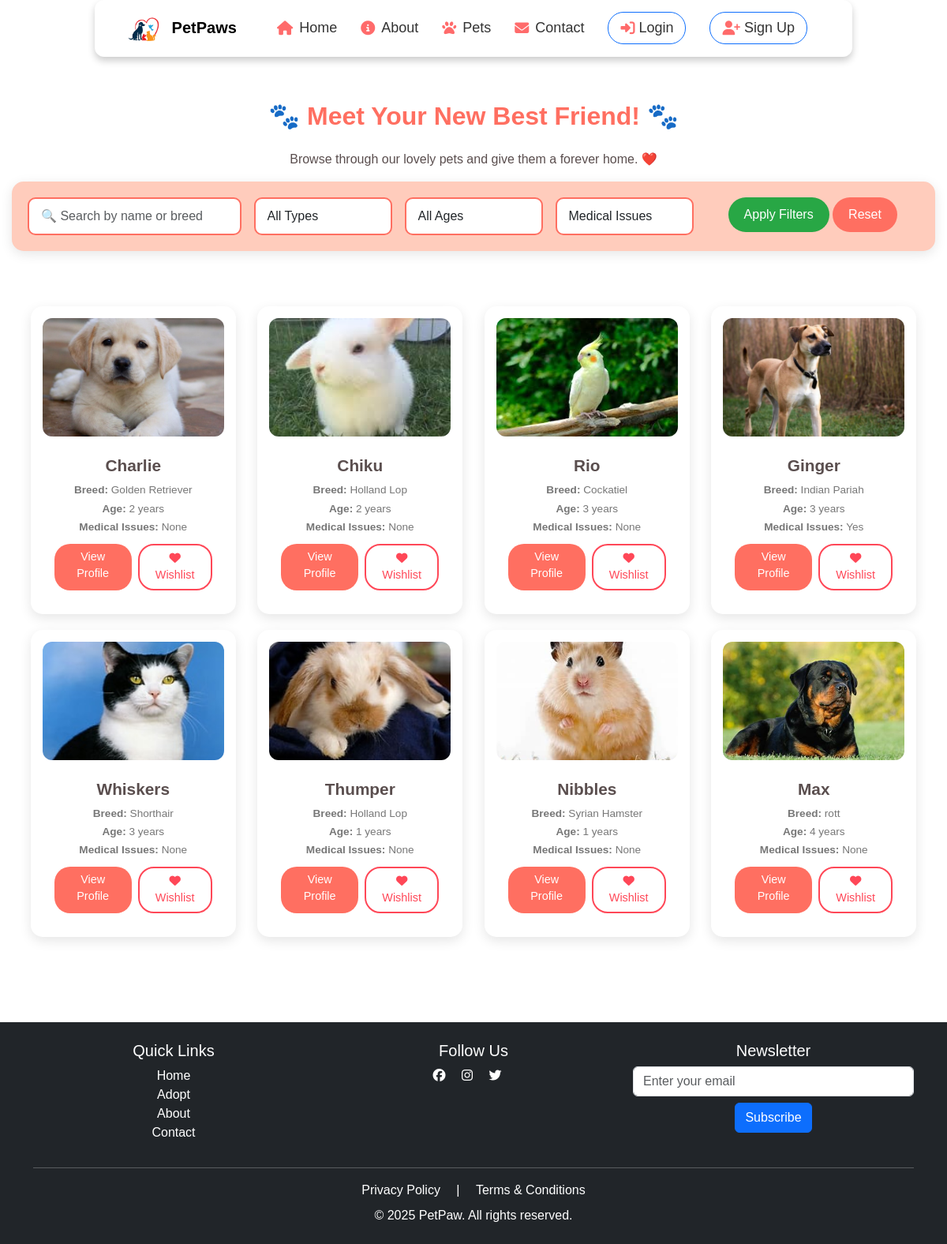
/pets, run on the app's committed database.
### app.py (models this page shows, shortened)
class Pet(db.Model):
    id = db.Column(db.Integer, primary_key=True)
    name = db.Column(db.String(100), nullable=False)
    breed = db.Column(db.String(100), nullable=False)
    age = db.Column(db.Integer, nullable=False)
    description = db.Column(db.Text, nullable=True)
    image_filename = db.Column(db.String(255), nullable=True, default="default_pet.jpg")  # Default image if none uploaded
    status = db.Column(db.String(50), default="Available")  # Available, Adopted, etc.
    owner_id = db.Column(db.Integer, db.ForeignKey("user.id"), nullable=False)  # Link to User table
    medical_issues = db.Column(db.String(255), nullable=True)  # Any medical issues (Yes/No + Description)
    pet_type = db.Column(db.String(50), nullable=False)  # Dropdown (Dog, Cat, Bird, Horse, Other)
    other_pet_type = db.Column(db.String(100), nullable=True)  # If "Other" is selected
    address = db.Column(db.String(255), nullable=False)  # Pet's location
    owner = db.relationship("User", backref="pets")

### app.py (the view)
@app.route("/pets")
def pets():
    all_pets = Pet.query.all()
    return render_template("pets.html", pets=all_pets)

### templates/pets.html (shortened to what this page needs)
{% extends "base.html" %}
{% block content %}
<link rel="stylesheet" href="{{ url_for('static', filename='petstyles.css') }}">
<div class="container my-5">
    <h2 class="text-center mb-4">🐾 Meet Your New Best Friend! 🐾</h2>
    <p class="text-center text-muted">Browse through our lovely pets and give them a forever home. ❤️</p>
    <div class="filter-container">
        <div class="row g-3">
            <div class="col-md-3">
                <input type="text" id="searchPet" class="form-control" placeholder="🔍 Search by name or breed">
            </div>
            <div class="col-md-2">
                <select id="filterType" class="form-select">
                    <option value="">All Types</option>
                </select>
            </div>
            <div class="col-md-2">
                <select id="filterAge" class="form-select">
                    <option value="">All Ages</option>
                </select>
            </div>
            <div class="col-md-2">
                <select id="filterMedical" class="form-select">
                    <option value="">Medical Issues</option>
                </select>
            </div>
            <div class="col-md-3 text-center">
                <button onclick="filterPets()" class="apply-btn btn">Apply Filters</button>
                <button onclick="resetFilters()" class="reset-btn btn">Reset</button>
            </div>
        </div>
    </div>
    <div class="pets-container" id="petGrid">
        {% for pet in pets %}
        <div class="pet-card"
             data-name="{{ pet.name.lower() }}"
             data-breed="{{ pet.breed.lower() }}"
             data-type="{{ pet.pet_type }}"
             data-age="{{ pet.age }}"
             data-medical="{{ pet.medical_issues }}">
            <img src="{{ url_for('static', filename='images/' + pet.image_filename) }}" alt="{{ pet.name }}">
            <div class="card-body">
                <h5 class="pet-name">{{ pet.name }}</h5>
                <p><strong>Breed:</strong> {{ pet.breed }}</p>
                <p><strong>Age:</strong> {{ pet.age }} years</p>
                <p><strong>Medical Issues:</strong> {{ pet.medical_issues if pet.medical_issues else "None" }}</p>
                <div class="button-group">
                    <a href="{{ url_for('pet_profile', id=pet.id) }}" class="btn btn-primary">View Profile</a>
                    <a href="{{ url_for('add_to_wishlist', pet_id=pet.id) }}" class="btn btn-outline-danger">
                        <i class="fas fa-heart"></i> Wishlist
                    </a>
                </div>
            </div>
        </div>
        {% endfor %}
    </div>
</div>
{% endblock %}

### templates/base.html (shortened to what this page needs)
<!DOCTYPE html>
<html lang="en">
  <head>
    <link rel="stylesheet" href="https://cdn.jsdelivr.net/npm/bootstrap@5.3.3/dist/css/bootstrap.min.css">
    <link rel="stylesheet" href="{{ url_for('static', filename='styles.css') }}">
  </head>
  <body>
    <nav class="navbar navbar-expand-lg navbar-light fixed-top">
      <div class="container">
        <div class="logo">
          <a class="navbar-brand" href="/">
              <img src="{{ url_for('static', filename='images/logo.png') }}" alt="PetPaw Logo" width="40">
              PetPaws
          </a>
        </div>
          <div class="collapse navbar-collapse" id="navbarNav">
              <ul class="navbar-nav ms-auto nav-links">
                  <li class="nav-item"><a class="nav-links" href="/"><i class="fas fa-home"></i> Home</a></li>
                  <li class="nav-item"><a class="nav-links" href="/about"><i class="fas fa-info-circle"></i> About</a></li>
                  <li class="nav-item"><a class="nav-links" href="/pets"><i class="fas fa-paw"></i> Pets</a></li>
                  <li class="nav-item"><a class="nav-links" href="/contact"><i class="fas fa-envelope"></i> Contact</a></li>
                  {% if current_user.is_authenticated %}
                      <li class="nav-item"><a class="nav-links" href="/wishlist"><i class="fas fa-heart"></i> Wishlist</a></li>
                      <li class="nav-item"><a class="nav-links" href="/profile"><i class="fas fa-user"></i> Profile</a></li>
                      <li class="nav-item"><a class="nav-links btn btn-danger" href="/logout"><i class="fas fa-sign-out-alt"></i> Logout</a></li>
                  {% else %}
                      <li class="nav-item"><a class="nav-links btn btn-primary" href="/login"><i class="fas fa-sign-in-alt"></i> Login</a></li>
                      <li class="nav-item"><a class="nav-links btn btn-outline-primary" href="/register"><i class="fas fa-user-plus"></i> Sign Up</a></li>
                  {% endif %}
              </ul>
          </div>
      </div>
  </nav>
  <div class="content-wrapper">
    {% block content %} {% endblock %}
</div>
<footer class="bg-dark text-white text-center py-4">
  <div class="container">
      <div class="row">
          <div class="col-md-4 footer-links">
              <h5>Quick Links</h5>
              <ul class="list-unstyled">
                  <li><a href="/" class="text-white">Home</a></li>
                  <li><a href="/adopt" class="text-white">Adopt</a></li>
                  <li><a href="/about" class="text-white">About</a></li>
                  <li><a href="/contact" class="text-white">Contact</a></li>
              </ul>
          </div>
          <div class="col-md-4">
              <h5>Follow Us</h5>
              <a href="#" class="text-white me-3"><i class="fab fa-facebook"></i></a>
              <a href="#" class="text-white me-3"><i class="fab fa-instagram"></i></a>
              <a href="#" class="text-white me-3"><i class="fab fa-twitter"></i></a>
          </div>
          <div class="col-md-4">
              <h5>Newsletter</h5>
              <form>
                  <input type="email" class="form-control mb-2" placeholder="Enter your email">
                  <button class="btn btn-primary">Subscribe</button>
              </form>
          </div>
      </div>
      <hr class="bg-light">
      <div class="mt-3">
          <a href="/privacy" class="text-white me-3">Privacy Policy</a> |
          <a href="/terms" class="text-white ms-3">Terms & Conditions</a>
      </div>
      <p class="mb-0 mt-2">&copy; 2025 PetPaw. All rights reserved.</p>
  </div>
</footer>
  </body>
</html>

### static/styles.css (style rules this page uses)
body { font-family: 'Poppins', sans-serif; background-color: #f8f9fa; color: #333; transition: background-color 0.3s ease-in-out; }
.logo { display: flex; align-items: center; font-size: 22px; font-weight: 600; color: #333; }
.logo img { width: 50px; height: auto; margin-right: 10px; }
footer { background: #222; color: white; padding: 30px 0; transition: background-color 0.3s ease-in-out; }
footer a { color: #ff9a9e; text-decoration: none; }
* { margin: 0; padding: 0; box-sizing: border-box; font-family: 'Poppins', sans-serif; }
body { margin: 0; padding: 0; background: #ffffff; position: relative; min-height: 100vh; }
.navbar { position: fixed; top: 0; left: 50%; transform: translateX(-50%); width: 80%; background: #fff; padding: 15px 30px; border-radius: 12px; box-shadow: 0 5px 10px rgba(0,0,0,0.2); transition: top 0.3s ease-in-out; z-index: 1000; }
.logo img { width: 40px; margin-right: 10px; }
.nav-links { display: flex; align-items: center; }
.nav-links li { list-style: none; margin: 0 15px; }
.nav-links li a { position: relative; color: #333; font-size: 18px; font-weight: 500; padding: 6px 0; text-decoration: none; }
.nav-links li a:before { content: ''; position: absolute; bottom: 0; left: 0; height: 3px; width: 0%; background: #ff4757; border-radius: 12px; transition: all 0.4s ease; }
.nav-links li a.btn { background: transparent; color: #333; padding: 6px 15px; border-radius: 20px; transition: all 0.3s ease-in-out; }

### static/petstyles.css (style rules this page uses)
.pets-container { display: grid; grid-template-columns: repeat(auto-fit, minmax(280px, 1fr)); gap: 25px; padding: 40px 20px; justify-content: center; }
.pet-card { background: #ffffff; border-radius: 12px; overflow: hidden; box-shadow: 0 5px 15px rgba(0, 0, 0, 0.15); transition: transform 0.3s ease-in-out, box-shadow 0.3s ease-in-out; position: relative; }
.pet-card img { width: 100%; height: 260px; object-fit: cover; border-radius: 12px 12px 0 0; }
.pet-card .card-body { padding: 15px; text-align: center; }
.pet-card h5 { font-size: 1.5rem; font-weight: bold; color: #333; margin-bottom: 8px; }
.pet-card p { font-size: 1rem; color: #666; margin: 5px 0; }
.button-group { margin-top: 12px; display: flex; justify-content: center; gap: 10px; }
.pet-card .btn-primary { background-color: #34efdf; border: none; padding: 8px 15px; font-size: 1rem; border-radius: 20px; transition: all 0.3s ease-in-out; }
.pet-card .btn-outline-danger { border: 2px solid #ff6b6b; color: #ff6b6b; background: transparent; padding: 8px 15px; border-radius: 20px; font-size: 1rem; transition: all 0.3s ease-in-out; }

### templates/base.html (style rules this page uses)
body { padding-top: 80px; }
.nav-links li a i { margin-right: 8px; color: #ff6b6b; transition: color 0.3s ease-in-out; }
.nav-links .btn i { margin-right: 5px; }
.content-wrapper { flex: 1; }
html, body { height: 100%; margin: 0; display: flex; flex-direction: column; }
.content-wrapper { flex: 1; padding-bottom: 20px; }
footer { margin-top: auto; }

### data on the page
Pet: image_filename (picture), name "Charlie", breed "Golden Retriever", age "2", medical_issues "None"
Pet: image_filename (picture), name "Chiku", breed "Holland Lop", age "2", medical_issues "None"
Pet: image_filename (picture), name "Rio", breed "Cockatiel", age "3", medical_issues "None"
Pet: image_filename (picture), name "Ginger", breed "Indian Pariah", age "3", medical_issues "Yes"
Pet: image_filename (picture), name "Whiskers", breed "Shorthair", age "3", medical_issues "None"
Pet: image_filename (picture), name "Thumper", breed "Holland Lop", age "1", medical_issues "None"
Pet: image_filename (picture), name "Nibbles", breed "Syrian Hamster", age "1", medical_issues "None"
Pet: image_filename (picture), name "Max", breed "rott", age "4", medical_issues "None"
